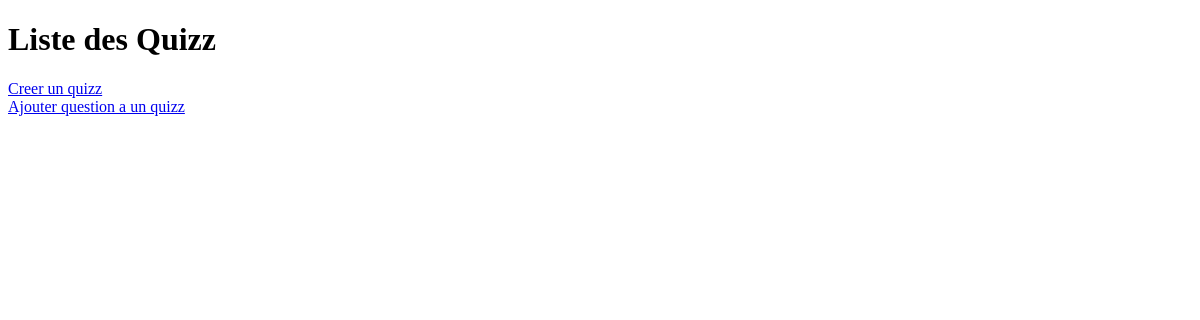
Before: /quizz/QuizzList (signed in) with the older database file.
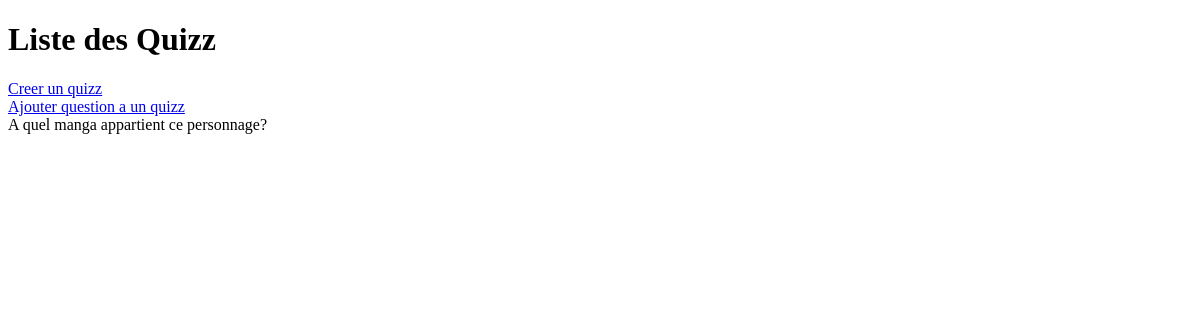
After: the same page with the newer database file.
### quizz/models.py (models this page shows)
class Quizz(models.Model):
    nom = models.CharField(max_length=200)
    categorie = models.ForeignKey(Categorie, on_delete=models.CASCADE)
    createur = models.ForeignKey(User, on_delete=models.CASCADE)
    def __str__(self):
        return self.nom

### quizz/views.py (the view)
# urls.py: path('QuizzList', views.Quizzlistpage, name="Quizzlistpage"),
def Quizzlistpage(request):
    quizzlist = Quizz.objects.all()
    return render(request, 'QuizzList.html', {'quizzlist': quizzlist})

### quizz/templates/QuizzList.html (shortened to what this page needs)
<!DOCTYPE html>
<html lang="en">
<head>
</head>
<body>
    <h1>Liste des Quizz</h1>
    {% if user.is_authenticated %}
    <a href="{% url 'Quizzcreationpage'%}">Creer un quizz</a>
    <br>
    <a href="{% url 'QuestionAjoutpage'%}">Ajouter question a un quizz</a>
    {% endif%}
    <br>
    {% for quizz in quizzlist%}
        {{ quizz }}
        <br>
    {% endfor %}
</body>
</html>

Changed rows visible on the page:
added Quizz: nom "A quel manga appartient ce personnage?"
